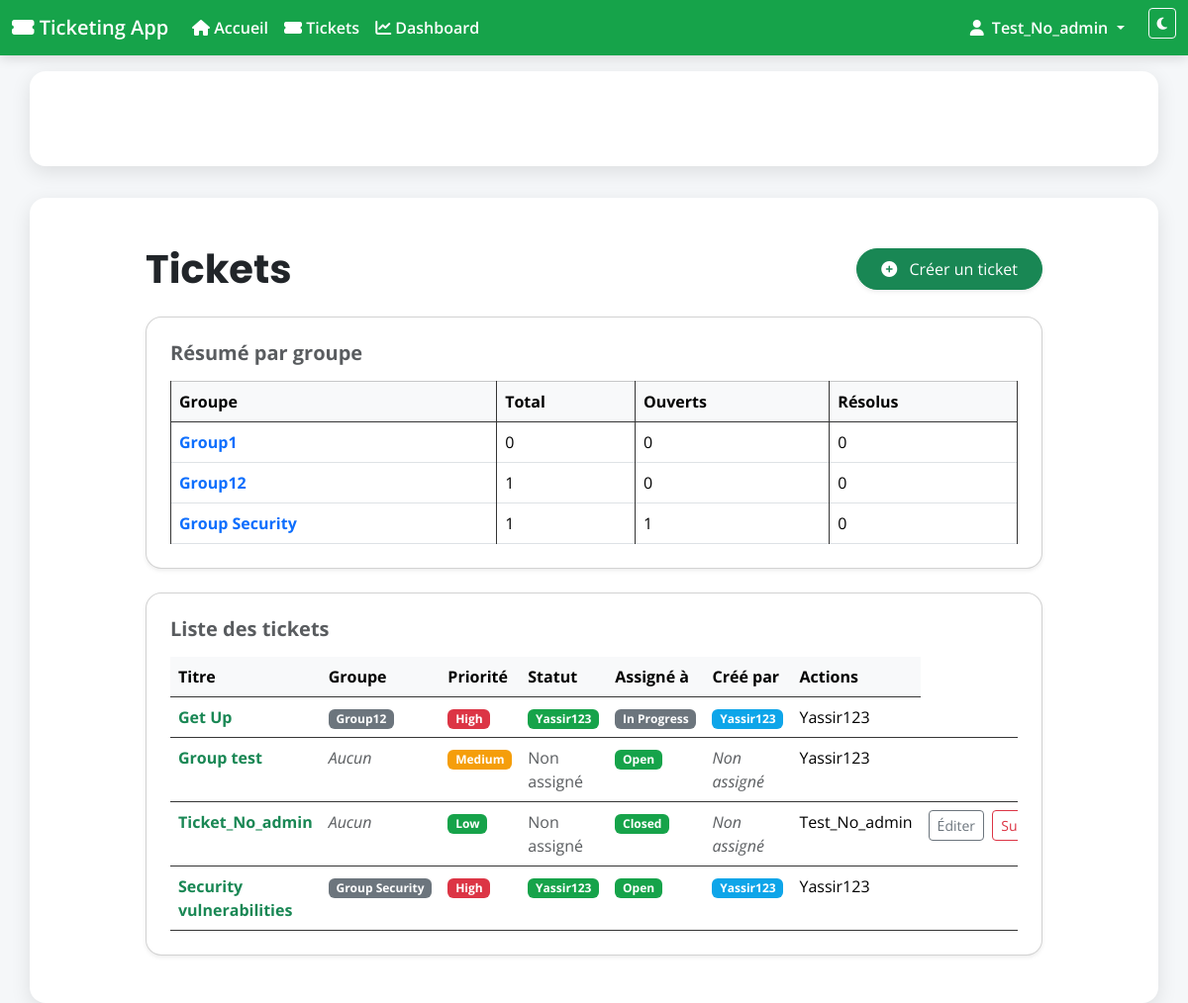
The page /tickets/ (signed in) on the database its author committed.
### tickets/models.py (models this page shows, shortened)
class Group(models.Model):
    name = models.CharField(max_length=100, unique=True)
    description = models.TextField(blank=True)
    members = models.ManyToManyField(User, related_name='custom_groups')

class Ticket(models.Model):
    TICKET_TYPE_CHOICES = [
        ('demande', 'Demande'),
        ('incident', 'Incident'),
    ]
    STATUS_CHOICES = [
        ('open', 'Open'),
        ('in_progress', 'In Progress'),
        ('closed', 'Closed'),
    ]
    PRIORITY_CHOICES = [
        ('low', 'Low'),
        ('medium', 'Medium'),
        ('high', 'High'),
    ]
    title = models.CharField(max_length=200)   # Title of the ticket
    description = models.TextField()           # Detailed description
    type = models.CharField(
        max_length=20,
        choices=TICKET_TYPE_CHOICES,
        default='demande'
    )
    status = models.CharField(
        max_length=20,
        choices=STATUS_CHOICES,
        default='open'                         # Default status is 'open'
    )
    priority = models.CharField(
        max_length=10,
        choices=PRIORITY_CHOICES,
        default='medium'                       # Default priority is 'medium'
    )
    created_by = models.ForeignKey(
        User, related_name='tickets_created', on_delete=models.CASCADE
    )                                          # User who created the ticket
    assigned_to = models.ForeignKey(
        User, related_name='tickets_assigned', on_delete=models.SET_NULL,
        null=True, blank=True,
        help_text="The staff member assigned to this ticket"
    )                                          # Staff member assigned to the ticket
    group = models.ForeignKey(
        Group, related_name='tickets', on_delete=models.CASCADE, null=True, blank=True,
        help_text="Le groupe ou projet auquel ce ticket appartient"
    )                                          # Group or project the ticket belongs to
    created_at = models.DateTimeField(auto_now_add=True)   # Creation timestamp
    updated_at = models.DateTimeField(auto_now=True)       # Last update timestamp
    closed_at = models.DateTimeField(null=True, blank=True) # When ticket was closed

### tickets/views.py (the view)
# urls.py: path('', views.ticket_list, name='ticket_list'),
@login_required
def ticket_list(request):
    group_name = request.GET.get('group')
    tickets = Ticket.objects.all()
    if group_name:
        tickets = tickets.filter(group__name__iexact=group_name)
    context = {
        'tickets': tickets,
        'filtered_group': group_name,
        'all_groups': Group.objects.annotate(
            total=Count('tickets'),
            open=Count('tickets', filter=models.Q(tickets__status='open')),
            resolved=Count('tickets', filter=models.Q(tickets__status='closed'))
        )
    }
    return render(request, 'tickets/ticket_list.html', context)

### tickets/templates/tickets/ticket_list.html (shortened to what this page needs)
{% extends "appli_ticketing/base.html" %}
{% block content %}
<div class="row justify-content-center">
    <div class="col-lg-10">
        <div class="d-flex justify-content-between align-items-center mb-4">
            <h1 class="mb-0 display-6 fw-bold text-dark">Tickets</h1>
            <a href="{% url 'tickets:ticket_create' %}" class="btn btn-success shadow-sm py-2 px-4 rounded-pill">
                <i class="fa fa-plus-circle me-2"></i> Créer un ticket
            </a>
        </div>
        <div class="card shadow-sm rounded-4 mb-4">
            <div class="card-body p-4">
                <div class="table-responsive">
                    <h5 class="fw-bold mb-3 text-muted">Résumé par groupe</h5>
                    <table class="table table-bordered table-hover mb-0">
                        <thead>
                            <tr class="table-light">
                                <th scope="col" class="text-nowrap">Groupe</th>
                                <th scope="col">Total</th>
                                <th scope="col">Ouverts</th>
                                <th scope="col">Résolus</th>
                            </tr>
                        </thead>
                        <tbody>
                            {% for g in all_groups %}
                                <tr>
                                    <td><a href="{% url 'tickets:ticket_list' %}?group={{ g.name }}" class="text-decoration-none fw-bold">{{ g.name }}</a></td>
                                    <td>{{ g.total }}</td>
                                    <td>{{ g.open }}</td>
                                    <td>{{ g.resolved }}</td>
                                </tr>
                            {% empty %}
                                <tr>
                                    <td colspan="4" class="text-center text-muted">Aucun groupe trouvé.</td>
                                </tr>
                            {% endfor %}
                        </tbody>
                    </table>
                </div>
            </div>
        </div>
        <div class="card shadow-sm rounded-4">
            <div class="card-body p-4">
                <h5 class="fw-bold mb-3 text-muted">Liste des tickets</h5>
                <div class="table-responsive">
                    <table class="table table-hover mb-0">
                        <thead>
                            <tr class="table-light">
                                <th scope="col">Titre</th>
                                <th scope="col">Groupe</th>
                                <th scope="col">Priorité</th>
                                <th scope="col">Statut</th>
                                <th scope="col">Assigné à</th>
                                <th scope="col">Créé par</th>
                                <th scope="col">Actions</th>
                            </tr>
                        </thead>
                        <tbody>
                            {% for ticket in tickets %}
                                <tr>
                                    <td><a href="{% url 'tickets:ticket_detail' ticket.pk %}" class="fw-bold text-success text-decoration-none">{{ ticket.title }}</a></td>
                                    <td>
                                        {% if ticket.group %}
                                            <span class="badge bg-secondary">{{ ticket.group.name }}</span>
                                        {% else %}
                                            <span class="text-muted fst-italic">Aucun</span>
                                        {% endif %}
                                    </td>
                                    <td>
                                        {% if ticket.priority == 'high' %}
                                            <span class="badge bg-danger">{{ ticket.get_priority_display }}</span>
                                        {% elif ticket.priority == 'medium' %}
                                            <span class="badge bg-warning text-dark">{{ ticket.get_priority_display }}</span>
                                        {% else %}
                                            <span class="badge bg-success">{{ ticket.get_priority_display }}</span>
                                        {% endif %}
                                    </td>
                                    <td>
                                        {% if ticket.assigned_to %}
                                          <span class="badge bg-success">{{ ticket.assigned_to.username }}</span>
                                        {% else %}
                                          <span class="text-muted">Non assigné</span>
                                        {% endif %}
                                    </td>
                                    <td>
                                        {% if ticket.status == 'open' %}
                                            <span class="badge bg-primary">{{ ticket.get_status_display }}</span>
                                        {% elif ticket.status == 'closed' %}
                                            <span class="badge bg-success">{{ ticket.get_status_display }}</span>
                                        {% else %}
                                            <span class="badge bg-secondary">{{ ticket.get_status_display }}</span>
                                        {% endif %}
                                    </td>
                                    <td>
                                        {% if ticket.assigned_to %}
                                            <span class="badge bg-info">{{ ticket.assigned_to.username }}</span>
                                        {% else %}
                                            <span class="text-muted fst-italic">Non assigné</span>
                                        {% endif %}
                                    </td>
                                    <td>{{ ticket.created_by.username }}</td>
                                    <td class="text-nowrap">
                                        {% if user == ticket.created_by or user.is_superuser %}
                                            <a href="{% url 'tickets:ticket_edit' ticket.pk %}" class="btn btn-sm btn-outline-secondary me-1">Éditer</a>
                                            <a href="{% url 'tickets:ticket_delete' ticket.pk %}" class="btn btn-sm btn-outline-danger me-1">Supprimer</a>
                                        {% endif %}
                                    </td>
                                </tr>
                            {% empty %}
                                <tr>
                                    <td colspan="7" class="text-center text-muted">Aucun ticket trouvé.</td>
                                </tr>
                            {% endfor %}
                        </tbody>
                    </table>
                </div>
            </div>
        </div>
    </div>
</div>
{% endblock %}

### appli_ticketing/templates/appli_ticketing/base.html (shortened to what this page needs)
<!DOCTYPE html>
<html lang="en">
<head>
    <link href="https://cdn.jsdelivr.net/npm/bootstrap@5.3.3/dist/css/bootstrap.min.css" rel="stylesheet">
    <link rel="stylesheet" href="https://cdnjs.cloudflare.com/ajax/libs/font-awesome/6.5.1/css/all.min.css">
</head>
<body>
    <nav class="navbar navbar-expand-lg navbar-dark">
        <div class="container-fluid">
            <a class="navbar-brand" href="{% url 'home' %}"><i class="fa fa-ticket-alt"></i> Ticketing App</a>
            <div class="collapse navbar-collapse" id="navbarNav">
                <ul class="navbar-nav me-auto">
                    <li class="nav-item">
                        <a class="nav-link" href="{% url 'home' %}"><i class="fa fa-home"></i> Accueil</a>
                    </li>
                    <li class="nav-item">
                        <a class="nav-link" href="/tickets/"><i class="fa fa-ticket-alt"></i> Tickets</a>
                    </li>
                    <li class="nav-item">
                        <a class="nav-link" href="{% url 'dashboard' %}"><i class="fa-solid fa-chart-line"></i> Dashboard</a>
                    </li>
                </ul>
                <ul class="navbar-nav">
                    {% if user.is_authenticated %}
                        <li class="nav-item dropdown">
                            <a class="nav-link dropdown-toggle" href="#" id="navbarDropdown" role="button"
                            data-bs-toggle="dropdown" aria-expanded="false">
                                <i class="fa fa-user me-1"></i> {{ user.username }}
                            </a>
                        </li>
                    {% else %}
                        <li class="nav-item"><a class="nav-link" href="{% url 'login' %}"><i class="fa fa-sign-in-alt me-1"></i> Connexion</a></li>
                        <li class="nav-item"><a class="nav-link" href="{% url 'register' %}"><i class="fa fa-user-plus me-1"></i> Créer un compte</a></li>
                    {% endif %}
                    <li class="nav-item">
                        <button onclick="toggleDarkMode()" class="btn btn-sm btn-outline-light ms-3"><i class="fa fa-moon"></i></button>
                    </li>
                </ul>
            </div>
        </div>
    </nav>
    <div class="container mt-3">
    </div>
    <div class="container">
        {% block content %}{% endblock %}
    </div>
    <div class="toast-container position-fixed bottom-0 end-0 p-3">
    </div>
</body>
</html>

### appli_ticketing/templates/appli_ticketing/base.html (style rules this page uses)
:root { --bs-primary: #16a34a; --bs-primary-rgb: 22,163,74; --bs-success: #16a34a; --primary: #16a34a; --primary-700: #15803d; --accent: #0ea5e9; --light-bg: #f5f7f9; --surface: #ffffff; --text: #1f2937; --muted: #6b7280; --on-primary: #ffffff; --shadow: 0 6px 20px rgba(0,0,0,.10); --ring: rgba(22,163,74,.35); }
body { font-family: 'Open Sans', sans-serif; background: var(--light-bg); color: var(--text); transition: background-color .25s, color .25s; }
.navbar { background: var(--primary) !important; box-shadow: 0 2px 12px rgba(0,0,0,.15); }
.navbar .navbar-brand, .navbar .nav-link { color: var(--on-primary) !important; font-weight: 600; }
.container { padding: 3rem 1.5rem; margin-top: 2rem; background: var(--surface); border-radius: 16px; box-shadow: var(--shadow); }
table, th, td { background: var(--surface); color: var(--text); }
h1, h2, h3 { font-family: 'Poppins', sans-serif; }
.table thead th { border-bottom: 1px solid #353535 !important; }
.table tbody tr:nth-child(odd) { background-color: #212121 !important; }
.table tbody tr:nth-child(even) { background-color: #1b1b1b !important; }
.table th, .table td { border-color: #353535 !important; }
.table .badge { color: #fff !important; }
.table .badge.bg-info { background-color: #0ea5e9 !important; }
.table .badge.bg-success { background-color: #16a34a !important; }
.table .badge.bg-warning { background-color: #f59e0b !important; }

### rows shown on the page
Group: name "Group1", total "0", open "0", resolved "0"
Group: name "Group12", total "1", open "0", resolved "0"
Group: name "Group Security", total "1", open "1", resolved "0"
Ticket: title "Get Up", group.name "Group12", priority "High", assigned_to.username "Yassir123", status "In Progress", created_by.username "Yassir123"
Ticket: title "Group test", shows "Aucun", priority "Medium", shows "Non assigné", status "Open", created_by.username "Yassir123"
Ticket: title "Ticket_No_admin", shows "Aucun", priority "Low", shows "Non assigné", status "Closed", created_by.username "Test_No_admin", shows "Éditer"
Ticket: title "Security vulnerabilities", group.name "Group Security", priority "High", assigned_to.username "Yassir123", status "Open", created_by.username "Yassir123"

### other values the page prints
{{ user.username }} "Test_No_admin"
